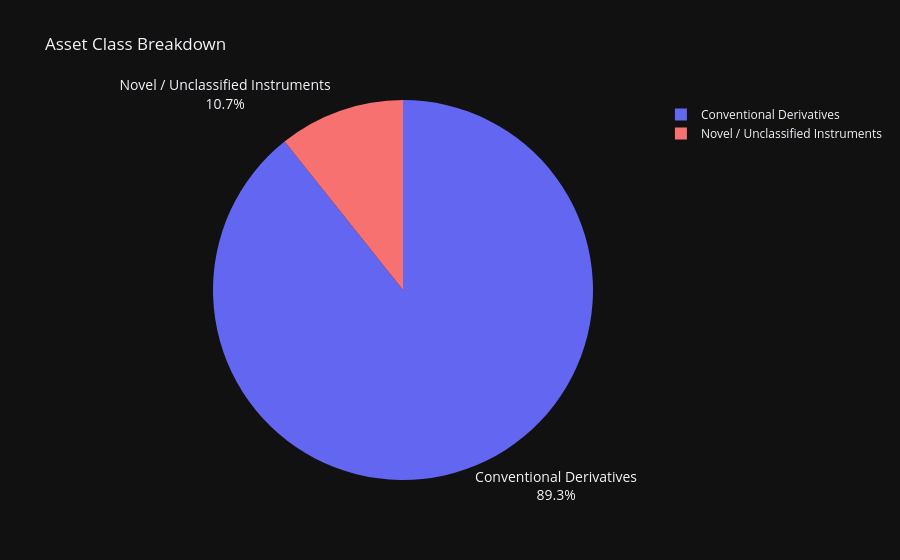

Source (notebook cell):
### Markdown cell above
The chart shows that missing counterparty LEI fields are the most frequent compliance issues, with other_counterparty_lei having the highest error count. Errors related to EMIR-specific collateral and margin fields are the next most common. In contrast, issues with notional currency and asset class are the least frequent problems in the portfolio.

### Code cell
# ======================
# 4. Chart 3: Asset class breakdown
print("3. Asset class breakdown")

cls = summary.get("classification_counts", {})

labels = []
values = []
for key, val in cls.items():
    if key == "CONVENTIONAL_DERIVATIVE":
        labels.append("Conventional Derivatives")
    elif key == "NOVEL_INSTRUMENT_NO_TAXONOMY":
        labels.append("Novel / Unclassified Instruments")
    else:
        labels.append(key)
    values.append(val)


colors = ["#6366f1", "#f87171"]

fig3 = px.pie(
    names=labels,
    values=values,
    title="Asset Class Breakdown",
    color_discrete_sequence=colors
)


fig3.update_traces(
    textinfo="percent+label",
    textposition="outside",
    textfont={"size": 14},
    insidetextorientation="horizontal"
)

fig3.show()

### Figure 1 — Plotly figure (JSON) as saved in the notebook; plotly's stock layout.template omitted (floating-point values rounded to 4 significant figures)
{"data": [{"domain": {"x": [0.0, 1.0], "y": [0.0, 1.0]}, "hovertemplate": "label=%{label}<br>value=%{value}<extra></extra>", "labels": ["Conventional Derivatives", "Novel / Unclassified Instruments"], "legendgroup": "", "name": "", "showlegend": true, "values": [25, 3], "type": "pie", "textfont": {"size": 14}, "insidetextorientation": "horizontal", "textinfo": "percent+label", "textposition": "outside"}], "layout": {"legend": {"tracegroupgap": 0}, "title": {"text": "Asset Class Breakdown"}, "piecolorway": ["#6366f1", "#f87171"]}}
